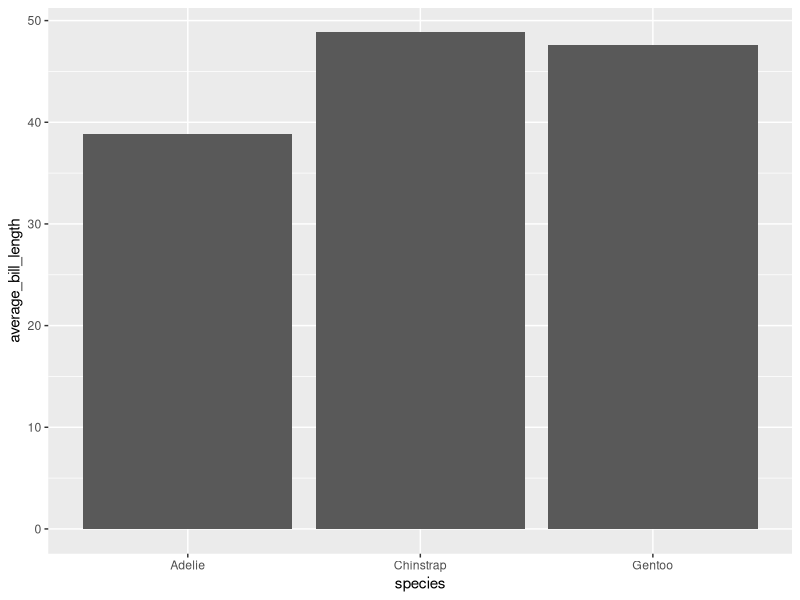
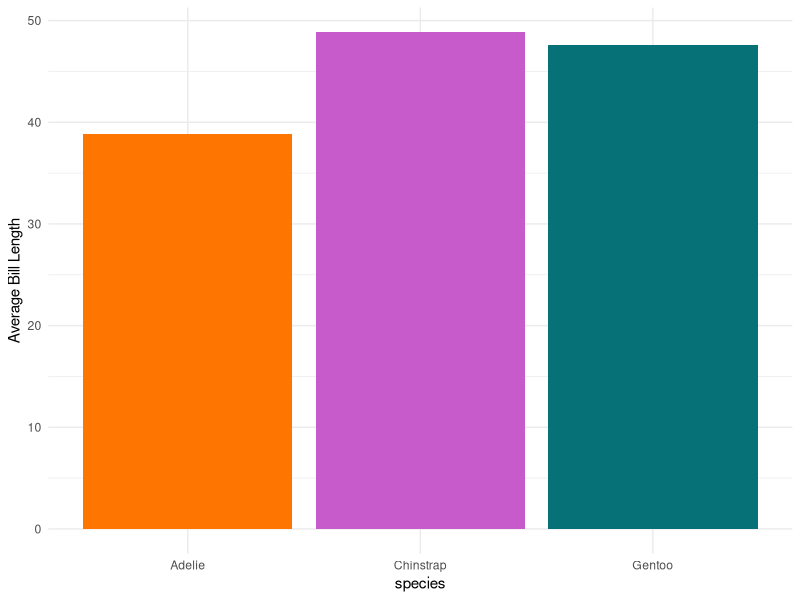
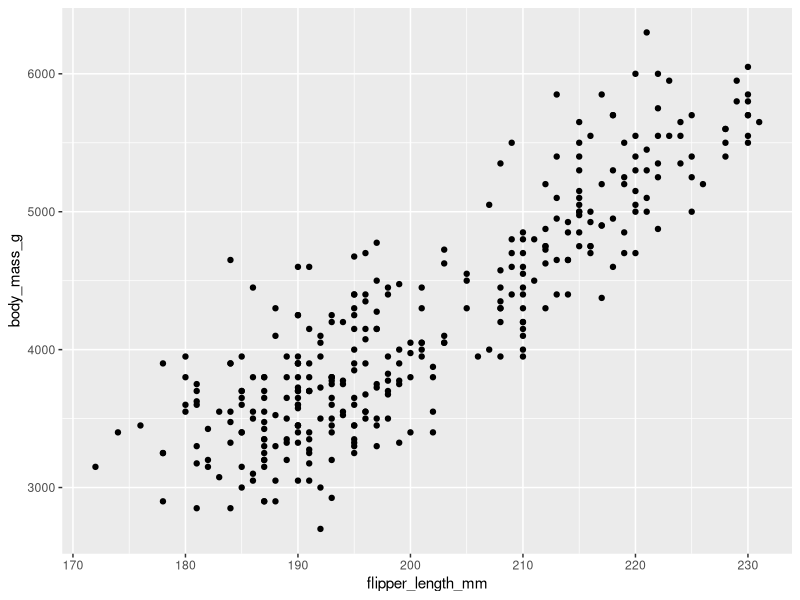
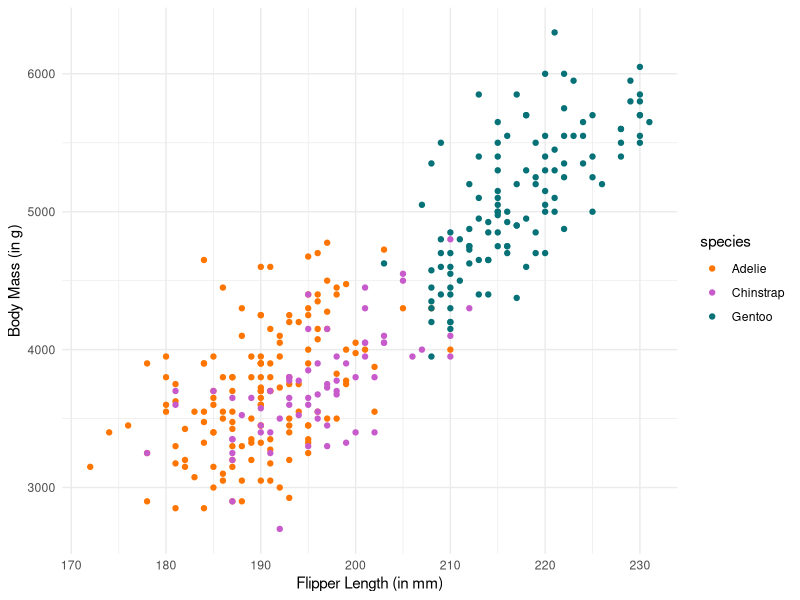

Here is the R script that generated these plots, in order:
## ---- chunk 1
#LOAD PACKAGES 
library(tidyverse)
## ---- chunk 2
#LOAD DATA 
library(palmerpenguins)
data(penguins)

#CLEAN UP DATA
penguins <- penguins %>%
  drop_na()
#sometimes this is appropriate. It's questionable here... 
## ---- chunk 3
penguins %>%
  group_by(species) %>%
  summarise(average_bill_lenth = mean(bill_length_mm), 
            average_bill_depth = mean(bill_depth_mm))
## ---- chunk 4
library(kableExtra)
## ---- chunk 5
penguins %>%
  group_by(species) %>%
  summarise(average_bill_length = mean(bill_length_mm), 
            average_bill_depth = mean(bill_depth_mm)) %>% 
  kbl()

#OR 

table1 <- penguins %>%
  group_by(species) %>%
  summarise(average_bill_length = mean(bill_length_mm), 
            average_bill_depth = mean(bill_depth_mm))

kbl(table1)
## ---- chunk 6
table1 %>%
  kbl(col.names = c("Species", "Average Bill Length", "Average Bill Depth"), 
    caption = "Average Bill Characteristics by Species", 
    digits = 2)
## ---- chunk 7
table1 %>%
  kbl(col.names = c("Species", "Average Bill Length", "Average Bill Depth"), 
    caption = "Average Bill Characteristics by Species", 
    digits = 2) %>%
  kable_styling()
## ---- chunk 8
table1 %>%
  kbl(col.names = c("Species", "Average Bill Length", "Average Bill Depth"), 
    caption = "Average Bill Characteristics by Species", 
    digits = 2) %>%
  kable_paper() %>%
  column_spec(1, bold=T) %>%
  row_spec(2, color = "#c85bcc") %>%
  row_spec(3, color = "#067176") %>%
  row_spec(1, color = "#ff7501")
## ---- chunk 9
table1 %>% 
ggplot(aes(x = species, y = average_bill_length)) +
geom_bar(stat = "identity") 
## ---- chunk 10
table1 %>% 
ggplot(aes(x = species, y = average_bill_length, fill=species)) +
geom_bar(stat = "identity") +
scale_fill_manual(values = c("#ff7501","#c85bcc", "#067176")) + 
ylab("Average Bill Length") + 
theme_minimal() + 
theme(legend.position = "none") 
## ---- chunk 11
penguins %>% 
  ggplot(aes(x=flipper_length_mm, y=body_mass_g)) +
  geom_point() 
## ---- chunk 12
penguins %>% 
  ggplot(aes(x=flipper_length_mm, y=body_mass_g, color=species)) +
  geom_point() +
  scale_color_manual(values = c("#ff7501","#c85bcc", "#067176")) + 
  xlab("Flipper Length (in mm)")+
  ylab("Body Mass (in g)") + 
  theme_minimal()
